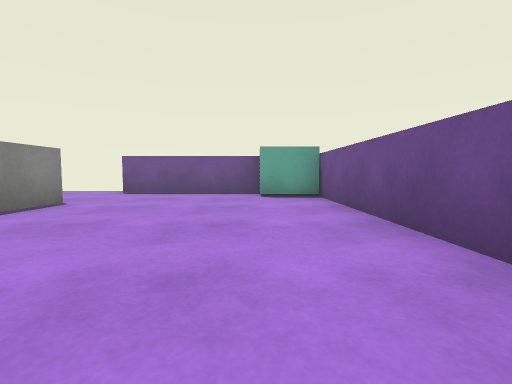
View 1 (above)

14 first-person views from a walk through a scene from a Unity 3-D project. The camera is 0.56 m above the floor, tilts 4° down and sees 85° across. The floor is counted in squares, 1 m on a side. Each view is taken from the middle of a square. On the plan, view 1 faces up. The plan holds only what a view shows up to about 9 squares ahead; the rest is blank. The player is left out. Surface patterns are stand-ins for the level's own textures.

View 2
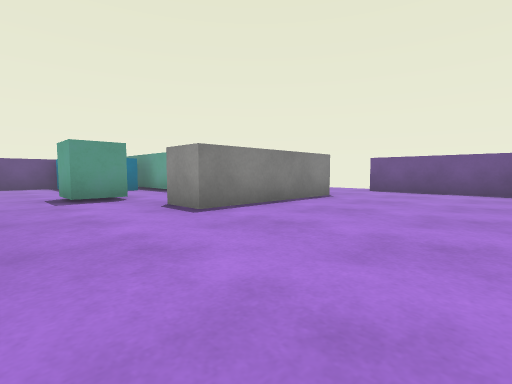

View 3
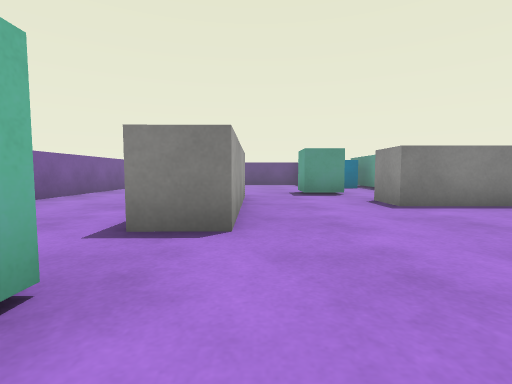

View 4
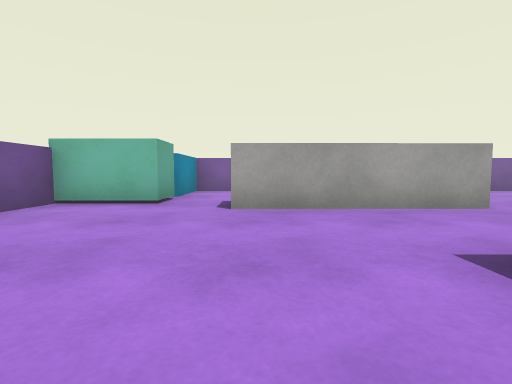

View 5
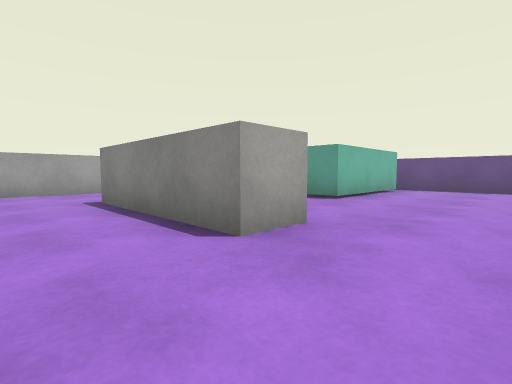

View 6
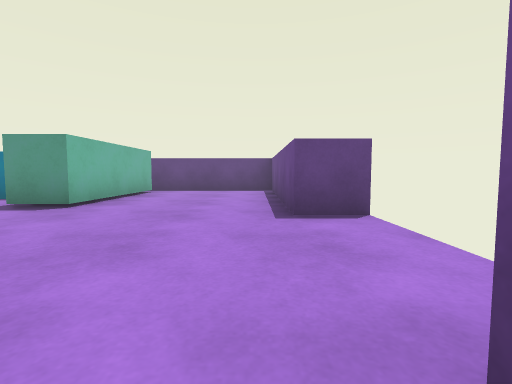

View 7
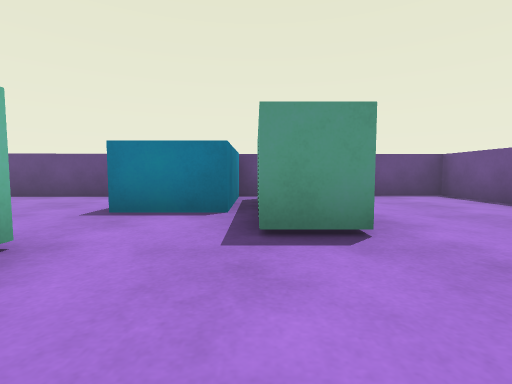

View 8
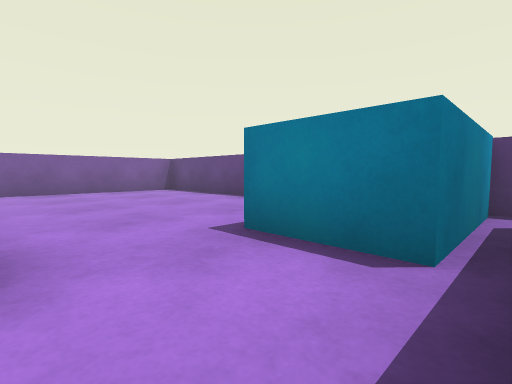

View 9
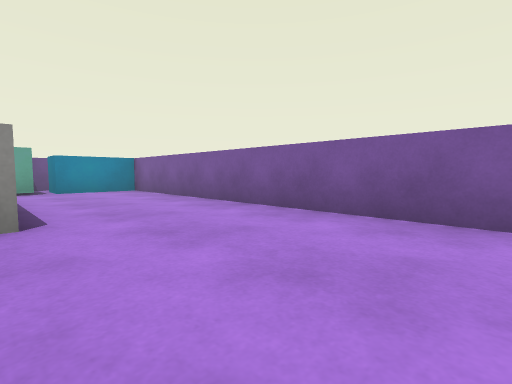

View 10
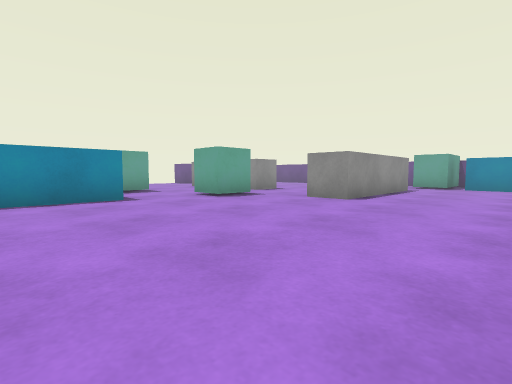

View 11
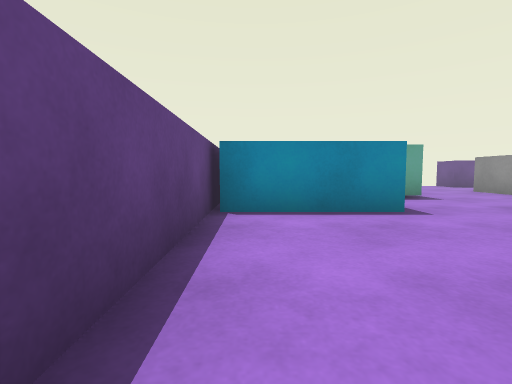

View 12
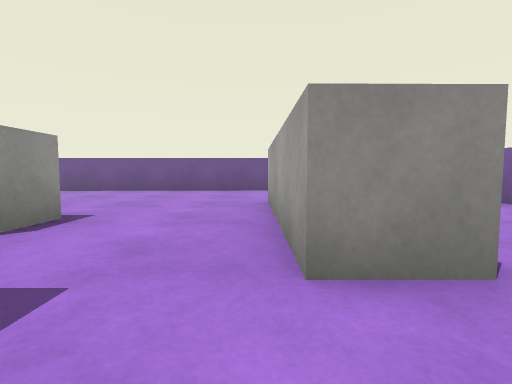

View 13
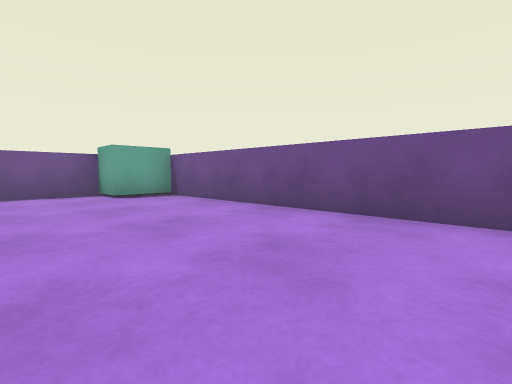

View 14
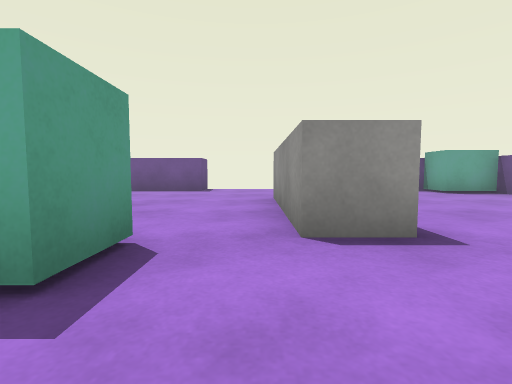

### Floor plan
Points are (right, up) in squares from view 1. A wall is a line through its corners. A room is listed if a view was taken in it or the views show most of it. See-through windows are left out.
Room 1 (views 1, 2, 3, 4, 5, 6, 7, 8, 9, 10, 11, 12, 13, 14)
walls: (-4.6, 1.4) (-4.6, 5.2) (-3.6, 5.2) (-3.6, 1.4) (-4.6, 1.4); (-5.6, -1.3) (-1.6, -1.2) (-1.6, -2.2) (-5.6, -2.3) (-5.6, -1.3); (-8.9, 2.6) (-8.9, 0.9) (-11.6, 0.9); (-11, 4) (-7.4, 4) (-7.4, 3) (-9, 3); (-11.7, 2.1) (-11.5, -5.2); (-6.6, 8.6) (-6.6, 7.5) (-11.8, 7.5) (-11.7, 2.6); (1.6, -3.6) (1.5, 6.6); (0.1, 7.5) (-3.6, 7.5); (-11.4, -5.5) (-0.1, -5.5)
objects: cube (-7, 0) to (-6, 1); block (0, -5) to (1, -4); block (0, -3) to (1, -2); block (0, 7) to (1, 7)

Where each view was taken, in squares from view 1:
view 1: 0 up, 0 right, facing up
view 2: 1 down, 0 right, facing up-left
view 3: 1 down, 1 right, facing left
view 4: 3 up, 2 left, facing down
view 5: 7 up, 2 left, facing down-left
view 6: 7 up, 3 left, facing left
view 7: 3 up, 5 left, facing left
view 8: 3 up, 7 left, facing down-left
view 9: 2 down, 9 left, facing down-right
view 10: 5 down, 11 left, facing up-right
view 11: 3 down, 11 left, facing up
view 12: 1 down, 7 left, facing right
view 13: 0 up, 2 left, facing up-right
view 14: 1 down, 5 left, facing up
